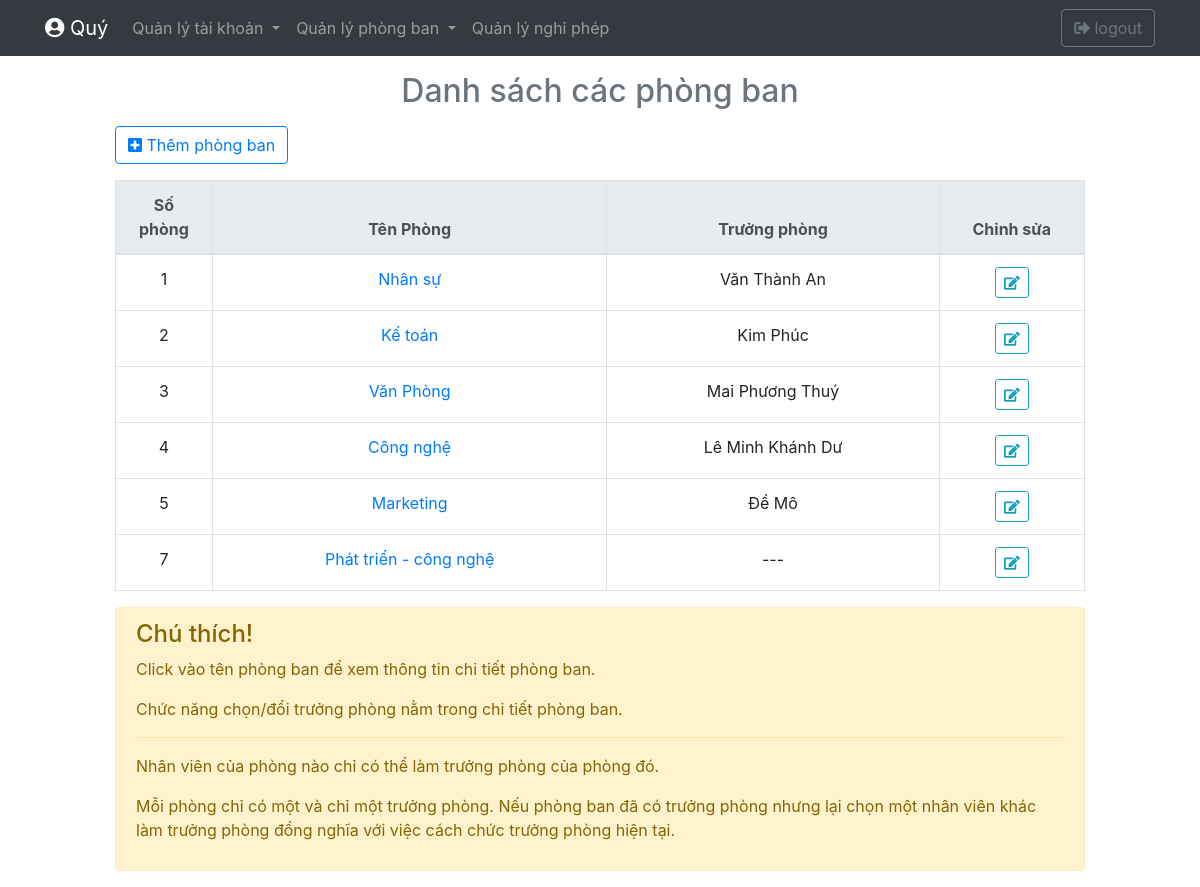
The page /Phongban/index.php (signed in) on the database its author committed.
### tables this page shows
CREATE TABLE `phongban` (
  `id` int(11) NOT NULL,
  `sophong` int(11) NOT NULL,
  `name` varchar(255) NOT NULL,
  `mota` varchar(255) DEFAULT NULL,
  `truongphong` varchar(255) DEFAULT NULL,
  `idTruongphong` int(11) DEFAULT NULL
);

### Phongban/index.php (the view, shortened to what this page needs)
<!DOCTYPE html>
<html lang="en">
<head>
    <link rel="stylesheet" href="https://maxcdn.bootstrapcdn.com/bootstrap/4.5.2/css/bootstrap.min.css">
    <link
        rel="stylesheet"
        href="https://use.fontawesome.com/releases/v5.3.1/css/all.css"
>
</head>
<?php
    require_once('../conndb.php');
    $sql = 'SELECT * FROM phongban';
    $result = $conn->query($sql);
    $phongbans = array();
    while ($row = $result->fetch_assoc()){
        $phongbans[] = $row;
    }
    require_once('../Account/navbar.php');
?>
<body>
    <br>
    <div class="container col col-xl-10 col-sm-11 mt-5" >
        <h2 class="text-center text-secondary mb-3">Danh sách các phòng ban</h2>
        <a href="addPhongban.php" class="btn btn-outline-primary mb-3"><i class="fas fa-plus-square"></i> Thêm phòng ban</a>
        <div class="table-responsive ">
            <table class="table table-bordered table-hover text-center">
                <thead class="thead-light">
                    <th>Số phòng</th>
                    <th>Tên Phòng</th>
                    <th>Trưởng phòng</th>
                    <th>Chỉnh sửa</th>
                </thead>
                <tbody>
                <?php
                    foreach ($phongbans as $row){
                        $id = $row['id'];
                        $sophong = $row['sophong'];
                        $name = $row['name'];
                        $truongphong = $row['truongphong'];
                        if (empty($truongphong)){
                            $truongphong = '---';
                        }
                ?>
                    <tr>
                        <td style="width: 10%"><?=$sophong?></td>
                        <td><a href="CTphong.php?id=<?=$id?>"><?=$name?></a></td>
                        <td class="">
                            <?=$truongphong?>
                        </td>
                        <td style="width: 15%">
                            <a href="updatePhongban.php?id=<?=$id?>" class="btn btn-sm btn-outline-info" data-toggle="tooltip" title="Chỉnh sửa thông tin phòng ban"><i class="fas fa-edit"></i></a>
                        </td>
                    </tr>
                <?php } ?>
                </tbody>
            </table>
            <div class="alert alert-warning" role="alert">
                <h4 class="alert-heading">Chú thích!</h4>
                <p>Click vào tên phòng ban để xem thông tin chi tiết phòng ban.</p>
                <p>Chức năng chọn/đổi trưởng phòng nằm trong chi tiết phòng ban.</p>
                <hr>
                <p>Nhân viên của phòng nào chỉ có thể làm trưởng phòng của phòng đó.</p>
                <p>Mỗi phòng chỉ có một và chỉ một trưởng phòng. Nếu phòng ban đã có trưởng phòng nhưng lại chọn một nhân viên khác làm trưởng phòng đồng nghĩa với việc cách chức trưởng phòng hiện tại.</p>
            </div>
        </div>
    </div>
</body>
</html>

### rows shown on the page
phongban: sophong "1", name "Nhân sự", truongphong "Văn Thành An"
phongban: sophong "2", name "Kế toán", truongphong "Kim Phúc"
phongban: sophong "3", name "Văn Phòng", truongphong "Mai Phương Thuý"
phongban: sophong "4", name "Công nghệ", truongphong "Lê Minh Khánh Dư"
phongban: sophong "5", name "Marketing", truongphong "Đề Mô"
phongban: sophong "7", name "Phát triển - công nghệ", truongphong "---"

### other values the page prints
$TTCN "Quý"
